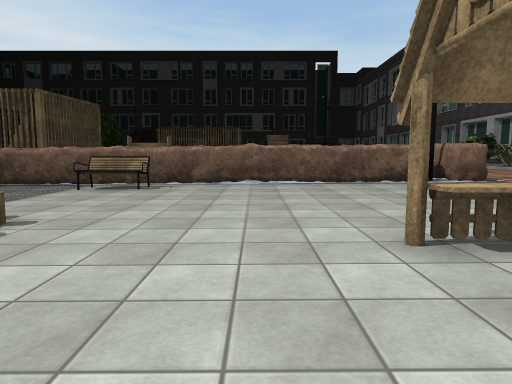
[1] (above)

18 first-person views from a walk through a scene from a Unity 3-D project. The camera is 1.3 m above the floor, tilts 6° down and sees 75° across. The floor is counted in squares, 1.8 m on a side. Each view is taken from the middle of a square. On the plan, view 1 faces up. The plan holds only what a view shows up to about 11 squares ahead; the rest is blank. The place goes on beyond the plan. The player character is not drawn. Some animated figures are not drawn. Door leaves are left out, so doorways stand open. Some surface patterns are stand-ins.

[2]
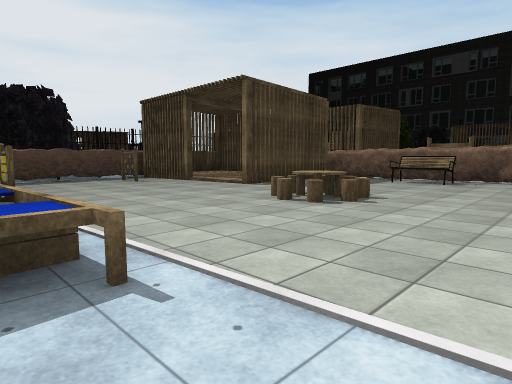

[3]
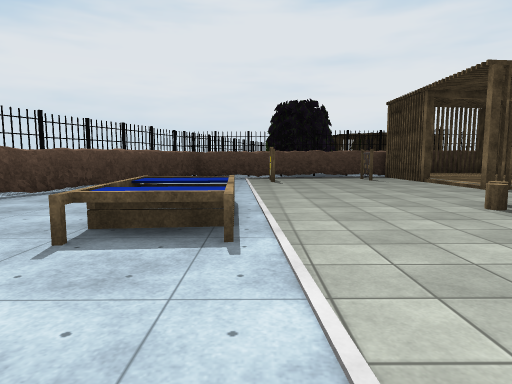

[4]
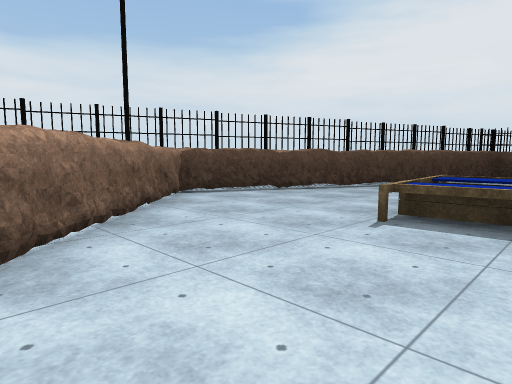

[5]
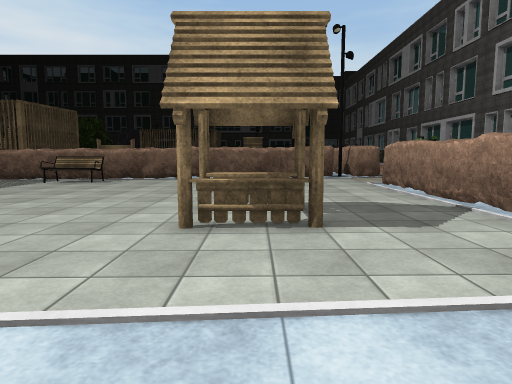

[6]
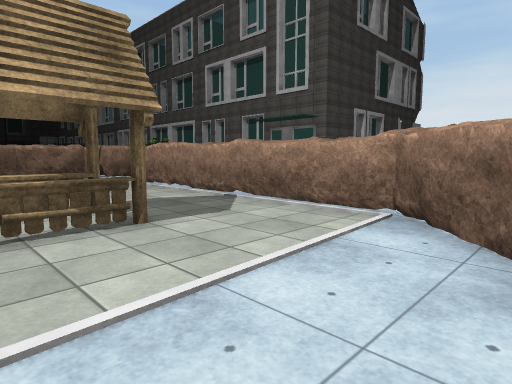

[7]
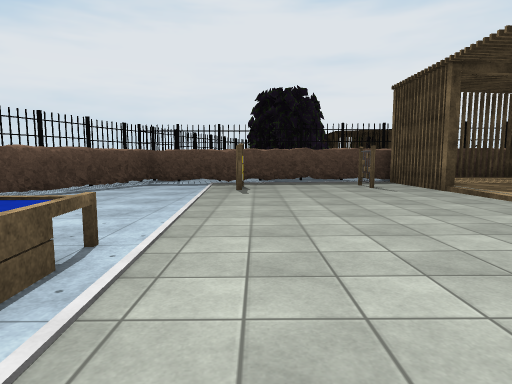

[8]
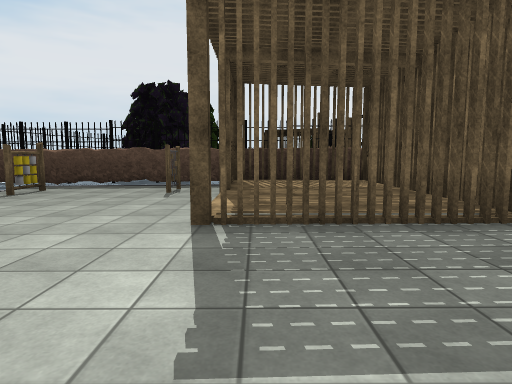

[9]
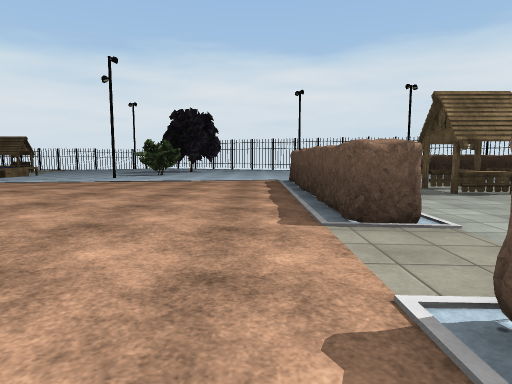

[10]
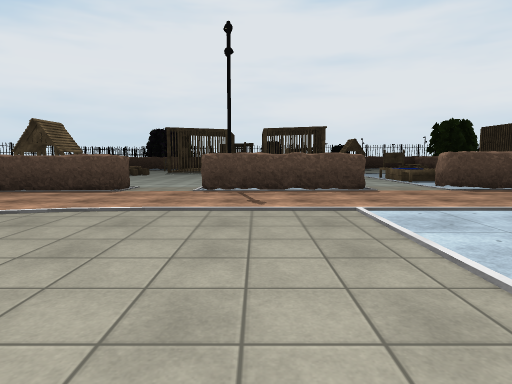

[11]
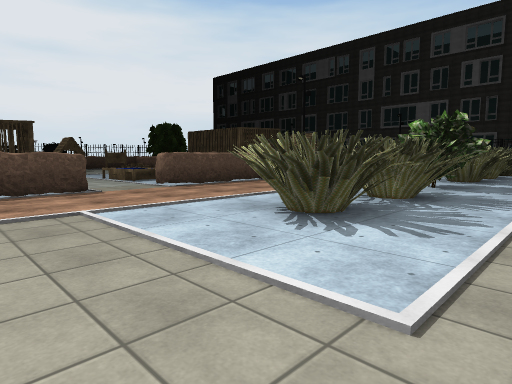

[12]
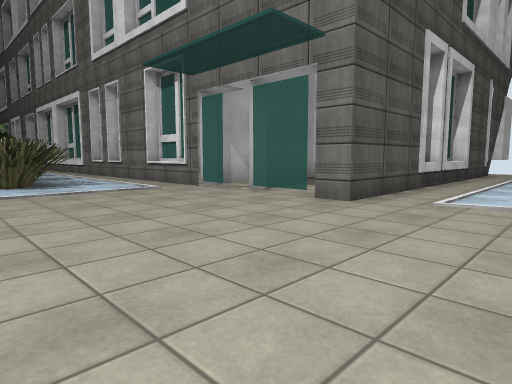

[13]
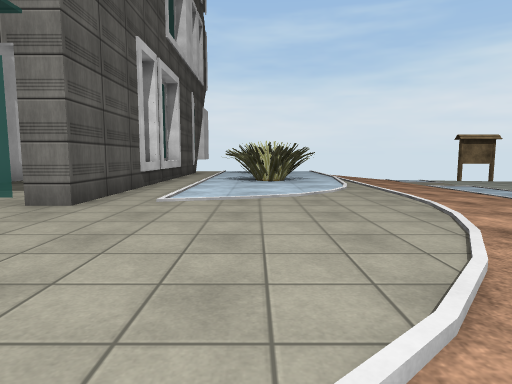

[14]
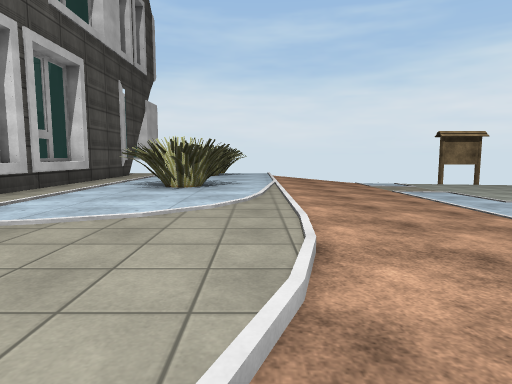

[15]
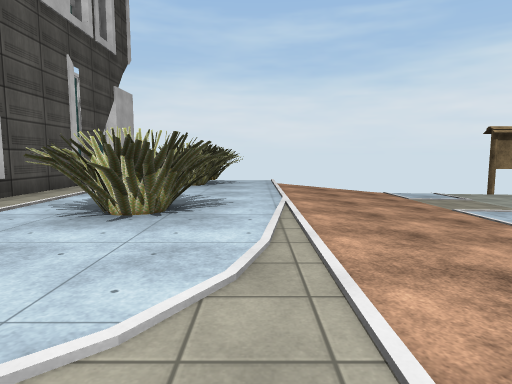

[16]
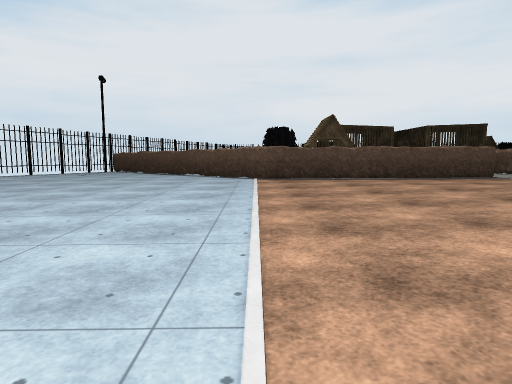

[17]
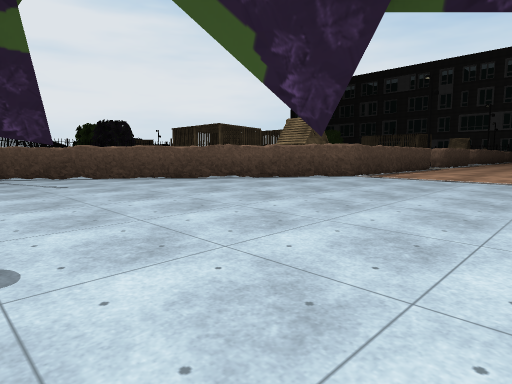

[18]
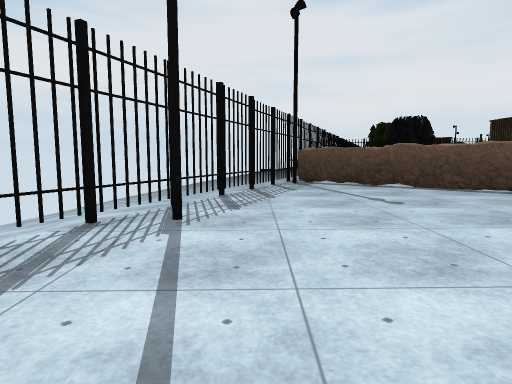

### Floor plan
Key: @ floor where view 1 was taken; # wall or solid block; x gap in a wall; . main floor; : floor 0.25 m higher than the main floor; - floor 0.25 m lower than the main floor; + floor 0.5 m higher than the main floor; _ floor 0.5 m lower than the main floor; < floor 0.75 m lower than the main floor; ( floor 1 m lower than the main floor; ! floor 1.25 m lower than the main floor; / step, stairs or slope; = window, fence, low wall or low ledge; ^ raised ledge; T thing the floor can be seen under or through.
Columns run from 13 left of view 1 to 27 right of it. Each row starts with its distance up from view 1.
 17                    #:::   #+
 16                   ##:::: ##++#
 15                  :::::::+##++#
 14                  :::::::###++#
 13                    #::::###++=
 12                    #::::+++++#
 11                    #::::+++++#####
 10                   ##::: +++++#++     #
  9       ##############::: +++++=+      #
  8 #######..##........:::: +++++#####=####
  7 #:::::x............:::::++++++++++++++
  6 #:::::T...........##::::/++++++++++++
  5 #:::::T...........##:::::/+++++++##++#
  4 ####..T..==.......##::::://++++++##++####
  3 #-#-.....^^....^..##:::::::/++++++++++++
  2 #----.............##::::::::::://///////
  1 #-----.........^..##::::::::::://///////
  0 #-#---.......@....##:...............//..
 -1 #------....=.....##.::........ .....----
 -2 #-------#^^^.....#...........   --------
 -3 #-------=^^=...###..........      ------
 -4 ###-    -.....##..........         -----
 -5   ###-----...##..........           --
 -6     ####--..##..........
 -7        ###-##...........
 -8          ###.............
 -9           ##.............
-10            -=#.........#-
-11            __-#xTT...
-12            <___--TT.
-13            (<<____
-14            (((((<
-15               !!

Where each view was taken, in squares from view 1:
view 1: 0 up, 0 right, facing up
view 2: 2 down, 0 right, facing up-left
view 3: 1 down, 1 right, facing left
view 4: 1 down, 2 right, facing down-left
view 5: 2 down, 2 right, facing up
view 6: 2 down, 1 right, facing up-right
view 7: 0 up, 2 left, facing left
view 8: 5 up, 3 left, facing left
view 9: 10 up, 7 right, facing down
view 10: 10 up, 15 right, facing left
view 11: 10 up, 15 right, facing up-left
view 12: 5 up, 11 right, facing up-right
view 13: 5 up, 11 right, facing right
view 14: 3 up, 13 right, facing right
view 15: 3 up, 16 right, facing right
view 16: 1 down, 16 right, facing left
view 17: 10 down, 11 right, facing up-left
view 18: 10 down, 8 right, facing left
